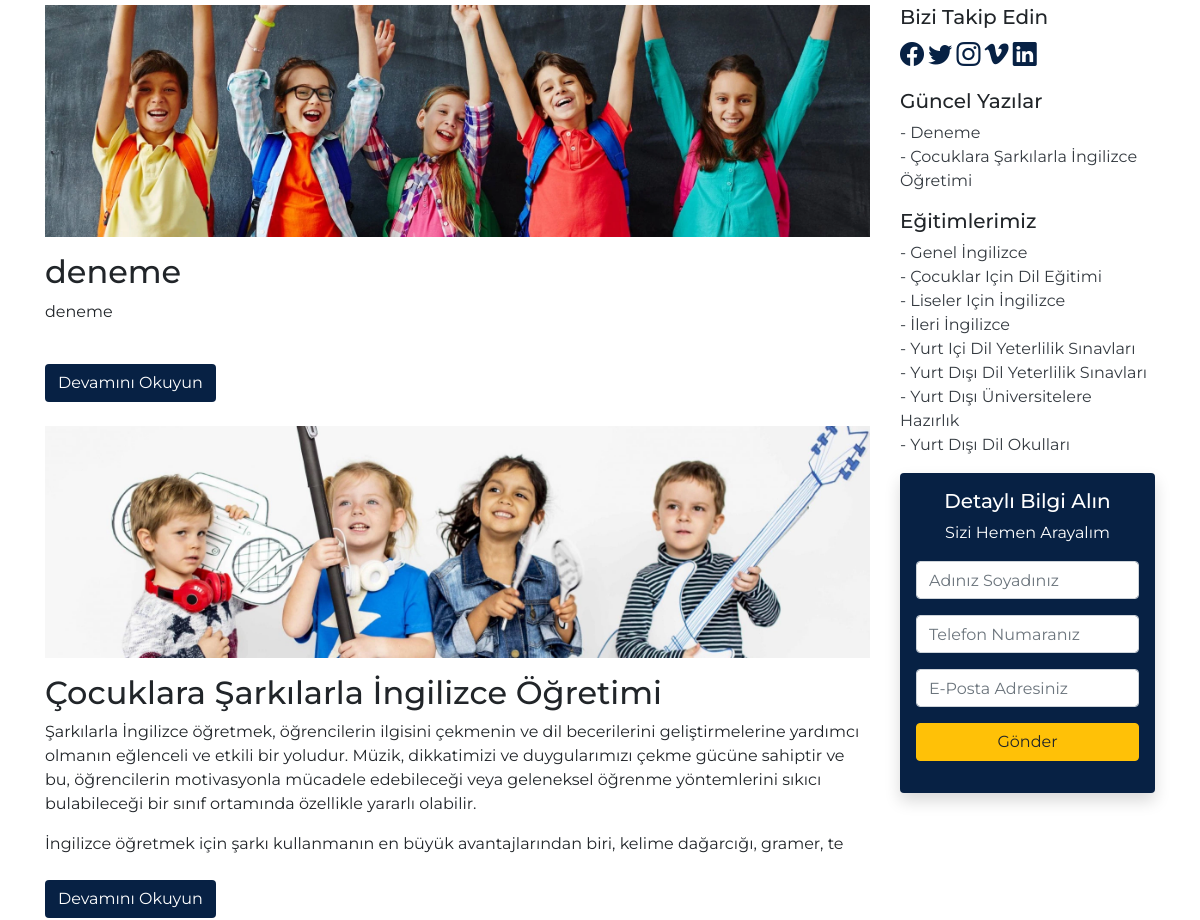
The page /blog.php (middle part) on the database as committed earlier.
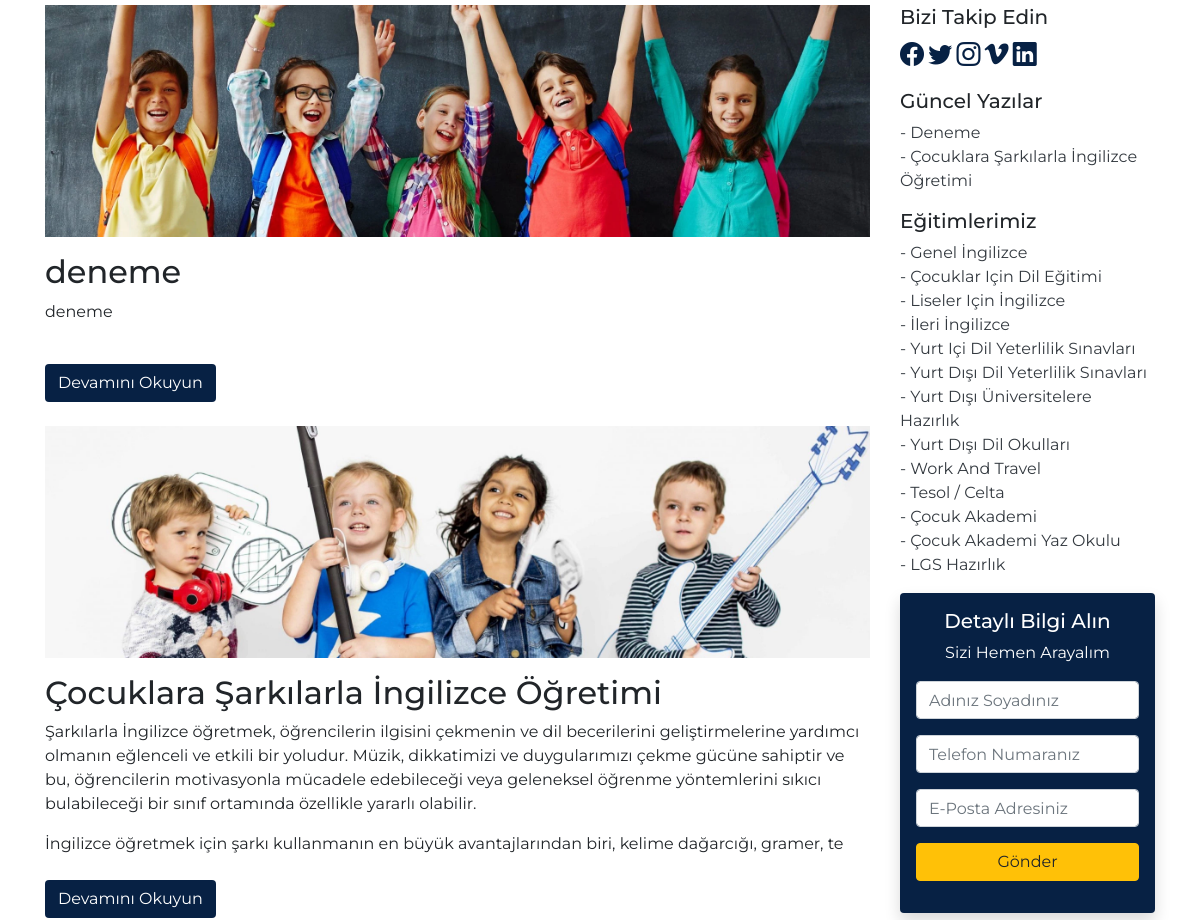
The same page on the database as committed later.
### tables this page shows
CREATE TABLE IF NOT EXISTS `yazilar` (
  `id` int NOT NULL AUTO_INCREMENT,
  `baslik` varchar(150) NOT NULL,
  `blogYazisi` text NOT NULL,
  `meta` text NOT NULL,
  `gorsel` text NOT NULL,
  `alt` text NOT NULL,
  `tarih` varchar(20) NOT NULL,
  `lang` varchar(20) NOT NULL,
  `durum` varchar(20) NOT NULL,
  PRIMARY KEY (`id`)
);

CREATE TABLE IF NOT EXISTS `egitimler` (
  `id` int NOT NULL AUTO_INCREMENT,
  `egitimAdi` varchar(50) NOT NULL,
  `aciklama` text NOT NULL,
  `sure` int NOT NULL,
  `katilimci` varchar(25) NOT NULL,
  `kontenjan` int NOT NULL,
  `kategori` varchar(30) NOT NULL,
  `gorsel` varchar(100) NOT NULL,
  `video` varchar(150) NOT NULL,
  `dil` varchar(15) NOT NULL,
  PRIMARY KEY (`id`)
);

### blog.php (the view, shortened to what this page needs)
<?php require_once('header.php'); ?>
<section id="blogList" class="py-5">
    <div class="container">
        <div class="row">
            <div class="col-md-9">
                <?php
                $blogList = $db->prepare('select * from yazilar order by id desc');
                $blogList->execute();
                if ($blogList->rowCount()) {
                    foreach ($blogList as $blogListSatir) {
                ?>
                        <img src="<?php echo substr($blogListSatir['gorsel'], 3); ?>" alt="<?php echo $blogListSatir['alt']; ?>" class="w-100 mb-3">
                        <h2><?php echo $blogListSatir['baslik']; ?></h2>
                        <?php echo substr($blogListSatir['blogYazisi'], 0, 600); ?>
                        <a href="makale.php?postID=<?php echo $blogListSatir['id']; ?>" class="btn btn-lacivert my-4">Devamını Okuyun</a>
                <?php
                    }
                }
                ?>
            </div>
            <?php require_once('aside.php'); ?>
        </div>
    </div>
</section>
<?php require_once('footer.php'); ?>

### aside.php (shortened to what this page needs)
<div class="col-md-3">
    <aside>
        <div>
            <h5>Bizi Takip Edin</h5>
            <a href="https://www.facebook.com/turkuazdilegitim" target="_blank"><i class="bi bi-facebook"></i></a>
            <a href="https://twitter.com/turkuazdil" target="_blank"><i class="bi bi-twitter"></i></a>
            <a href="https://www.instagram.com/turkuazdilegitim/" target="_blank"><i class="bi bi-instagram"></i></a>
            <a href="https://vimeo.com/turkuazdil" target="_blank"><i class="bi bi-vimeo"></i></a>
            <a href="https://www.linkedin.com/company/turkuazdilegitim/" target="_blank"><i class="bi bi-linkedin"></i></a>
        </div>
        <div class="my-3">
            <h5>Güncel Yazılar</h5>
            <?php
            if (isset($_GET['postID'])) {
                $guncelYazilar = $db->prepare('select * from yazilar where id not in (?) order by id desc');
                $guncelYazilar->execute(array($_GET['postID']));
                if ($guncelYazilar->rowCount()) {
                    foreach ($guncelYazilar as $guncelYazilarSatir) {
            ?>
                        <a href="makale.php?postID=<?php echo $guncelYazilarSatir['id']; ?>" class="text-dark"><small style="text-transform: capitalize;">- <?php echo $guncelYazilarSatir['baslik']; ?></small></a>
                    <?php
                    }
                }
            } else {
                $guncelYazilar = $db->prepare('select * from yazilar order by id desc');
                $guncelYazilar->execute();
                if ($guncelYazilar->rowCount()) {
                    foreach ($guncelYazilar as $guncelYazilarSatir) {
                    ?>
                        <a href="makale.php?postID=<?php echo $guncelYazilarSatir['id']; ?>" class="text-dark" style="text-transform: capitalize;">- <?php echo $guncelYazilarSatir['baslik']; ?></a> <br>
            <?php
                    }
                }
            }
            ?>
        </div>
        <div>
            <h5>Eğitimlerimiz</h5>
            <?php
            $egitimList = $db->prepare('select * from egitimler order by egitimAdi && kategori asc');
            $egitimList->execute();
            if ($egitimList->rowCount()) {
                foreach ($egitimList as $egitimListSatir) {
            ?>
                    <a href="egitimler.php?egitimID=<?php echo $egitimListSatir['id']; ?>" class="text-dark" style="text-transform: capitalize;">- <?php echo $egitimListSatir['egitimAdi']; ?></a><br>
            <?php
                }
            }
            ?>
        </div>
        <div class="my-3">
            <form action="" method="post" class="text-white bg-lacivert p-3 text-center rounded shadow mb-2">
                <h5>Detaylı Bilgi Alın</h5>
                <p>Sizi Hemen Arayalım</p>
                <div class="form-group">
                    <input type="text" name="adi" placeholder="Adınız Soyadınız" class="form-control" required>
                </div>
                <div class="form-group">
                    <input type="tel" name="tel" placeholder="Telefon Numaranız" class="form-control" required>
                </div>
                <div class="form-group">
                    <input type="email" name="email" placeholder="E-Posta Adresiniz" class="form-control">
                </div>
                <div class="form-group">
                    <input type="submit" value="Gönder" class="btn btn-warning w-100" name="detayliBilgi">
                </div>
            </form>
        </div>
    </aside>
</div>

Rows that differ between the two databases and show on the page:
added egitimler: egitimAdi "Work And Travel"
added egitimler: egitimAdi "Tesol / Celta"
added egitimler: egitimAdi "Çocuk Akademi"
added egitimler: egitimAdi "Çocuk Akademi Yaz Okulu"
added egitimler: egitimAdi "LGS Hazırlık"
